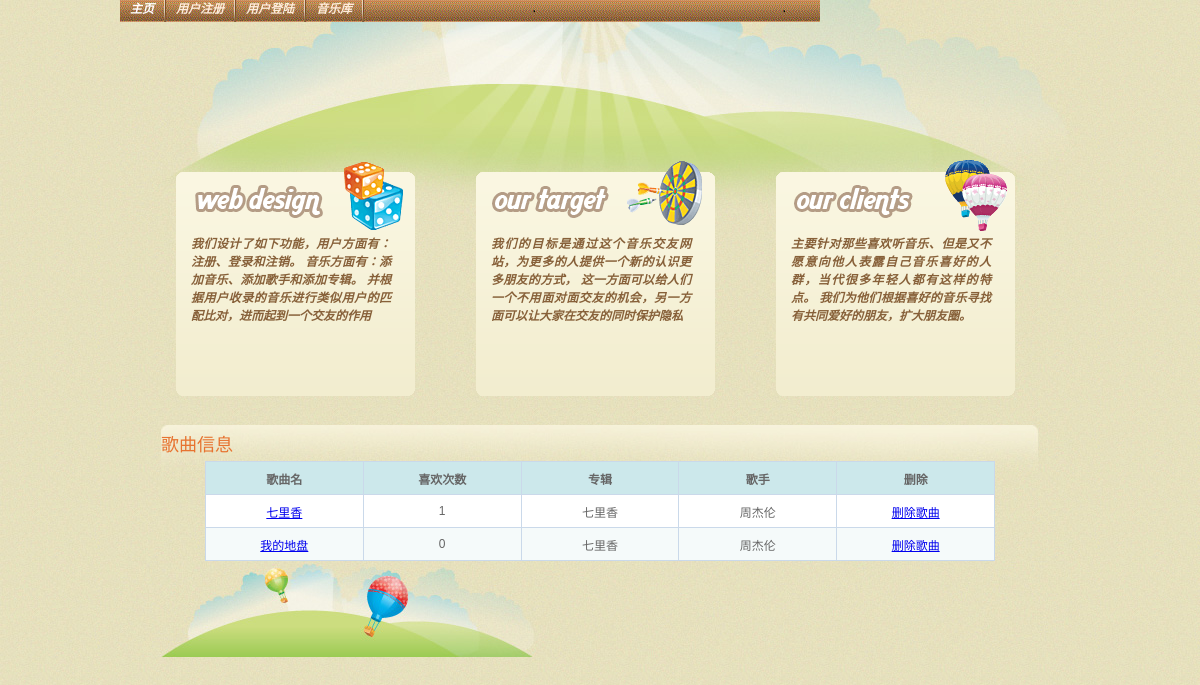
The page /musicBase/song_showall on the database its author committed.
### musicBase/models.py (models this page shows)
class Song(models.Model):
    song_id = models.AutoField(primary_key=True)
    song_name = models.CharField(max_length=50)
    album_id = models.ForeignKey('Album',related_name='song_album', on_delete=models.CASCADE, null=True)
    song_likes = models.IntegerField(null=True, default=0)

class Album(models.Model):
    album_id = models.AutoField(primary_key=True)
    album_name = models.CharField(max_length=50)
    album_date = models.DateTimeField(null=True)
    singer_id = models.ForeignKey('Singer',related_name='album_singer', on_delete=models.CASCADE, null=True)

class Singer(models.Model):
    singer_id = models.AutoField(primary_key=True)
    singer_name = models.CharField(max_length=20)
    singer_gender = models.CharField(max_length=10,null=True)
    singer_msg = models.TextField(null=True)

### musicBase/songs.py (the view)
# urls.py: path(r'song_showall',songs.song_showall,name='song_showall'),
def song_showall(req:HttpRequest):
    songs = Song.objects.select_related().all()
    return render(req,'song_showall.html',{'songs':songs})

### templates/song_showall.html (shortened to what this page needs)
<!DOCTYPE html PUBLIC "-//W3C//DTD XHTML 1.0 Transitional//EN"
        "http://www.w3.org/TR/xhtml1/DTD/xhtml1-transitional.dtd">
<html xmlns="http://www.w3.org/1999/xhtml">
<head>
    {% block head %}
    {% load staticfiles %}
    <link rel="stylesheet" type="text/css" href="{% static 'css/index_style.css'%}" media="screen"/>
    {% endblock %}
</head>
<body>
<div id="main_container">
    <div id="header">
        <div id="menu">
            <ul>
                <li><a class="current" href="{% url 'musicBase:index' %}" title="">主页</a></li>
                <li class="divider"></li>
                {% if request.user.is_authenticated %}
                <li><a href="{% url 'musicBase:user_index' user_id=request.user.id %}">{{ request.user }} 个人主页</a></li>
                <li><a href="{% url 'musicBase:delete_user' %}" title="">用户注销</a></li>
                <li class="divider"></li>
                <li><a href="{% url 'musicBase:logout' %}" title="">退出登录</a></li>
                <li class="divider"></li>
                <li><a href="{% url 'musicBase:update_user_info' %}" title="">用户信息管理</a></li>
                <li class="divider"></li>
                {% else %}
                <li><a href="{% url 'musicBase:regist' %}" title="">用户注册</a></li>
                <li class="divider"></li>
                <li><a href="{% url 'musicBase:login' %}" title="">用户登陆</a></li>
                <li class="divider"></li>
                {% endif %}
                <li><a href="{% url 'musicBase:music_manage' %}" title="">音乐库</a></li>
                <li class="divider"></li>
            </ul>
        </div>
    </div>
    <div class="slider_content">
        <div id="slider">
            <div class="slider-wrap">
                <div id="sliderc" class="csw">
                    <div class="panelContainer">
                        <div class="panel">
                            <div class="tab1">
                                <p class="tab_content">我们设计了如下功能，用户方面有：注册、登录和注销。
                                    音乐方面有：添加音乐、添加歌手和添加专辑。
                                    并根据用户收录的音乐进行类似用户的匹配比对，进而起到一个交友的作用</p>
                            </div>
                            <div class="tab2">
                                <p class="tab_content">我们的目标是通过这个音乐交友网站，为更多的人提供一个新的认识更多朋友的方式，
                                    这一方面可以给人们一个不用面对面交友的机会，另一方面可以让大家在交友的同时保护隐私</p>
                            </div>
                            <div class="tab3">
                                <p class="tab_content">主要针对那些喜欢听音乐、但是又不愿意向他人表露自己音乐喜好的人群，当代很多年轻人都有这样的特点。
                                    我们为他们根据喜好的音乐寻找有共同爱好的朋友，扩大朋友圈。</p>
                            </div>
                        </div>
                    </div>
                </div>
            </div>
        </div>
    </div>
</div>
<div class="main_content">
        <div class="title">歌曲信息</div>
        <table width="90%" class="table">
            <thead>
            <th>歌曲名</th>
            <th>喜欢次数</th>
            <th>专辑</th>
            <th>歌手</th>
            <th>删除</th>
            </thead>
            <tbody>
            {% for i in songs %}
            <tr>
                <td><a href="{% url 'musicBase:song_index' song_id=i.song_id %}"> {{ i.song_name }}</a></td>
                <td>{{ i.song_likes }}</td>
                <td>{{ i.album_id.album_name }}</td>
                <td>{{ i.album_id.singer_id.singer_name }}</td>
                <td><a href="{% url 'musicBase:song_delete' song_id=i.song_id %}">删除歌曲</a></td>
            </tr>
            {% endfor %}
            </tbody>
        </table>
</div>
<div class="footer">
    <div class="right_footer">
    </div>
</div>
</body>
</html>

### static/css/index_style.css (style rules this page uses)
body { background: url(images/bg.jpg) repeat; margin: 0px; padding: 0px; font-family: Arial, Helvetica, sans-serif; font-size: 12px; color: #876039; }
p { text-align: justify; line-height: 18px; font-weight: bold; font-style: italic; padding: 5px 0 5px 0; margin: 0px; }
p.tab_content { width: 200px; padding: 75px 15px 0 15px; margin: 0px; }
#main_container { width: 960px; height: auto; margin: auto; background: url(images/header_bg.jpg) no-repeat center top; }
#header { width: 960px; height: 160px; margin: auto; }
#menu { width: 700px; background: url(images/menu_bg.gif); height: 22px; padding: 0; margin: 0 20px 0 0; }
#menu ul { list-style: none; padding: 0px; margin: 0px; display: block; }
#menu ul li { list-style: none; display: inline; float: left; width: auto; padding: 0px; font-size: 12px; font-weight: bold; font-style: italic; line-height: 18px; }
#menu ul li.divider { list-style: none; display: inline; float: left; width: 2px; height: 22px; background: url(images/menu_divider.gif) no-repeat center; padding: 0px; }
#menu ul li a { float: left; text-decoration: none; padding: 0px 10px 0 10px; _padding: 0px 9px 0 9px; color: #feecda; text-align: center; }
#menu ul li a.current { float: left; text-decoration: none; padding: 0px 10px 0 10px; _padding: 0px 9px 0 9px; color: #fff; }
div#slider { width: 900px; height: 265px; padding: 0px; margin: 0px; float: left; position: relative; }
.stripViewer { position: relative; overflow: hidden; width: 900px; height: 265px; float: left; margin: 0px; }
.stripViewer .panelContainer { position: relative; left: 0; top: 0; width: 100%; height: 100%; list-style-type: none; float: left; overflow: hidden; }
.stripViewer .panelContainer .panel { float: left; overflow: hidden; position: relative; width: 900px; height: 265px; padding: 0px; }
.tab1 { width: 239px; height: 236px; float: left; margin: 0 32px 0 29px; background: url(images/tab1.gif) no-repeat center; }
.tab2 { width: 239px; height: 236px; float: left; margin: 0 32px 0 29px; background: url(images/tab2.gif) no-repeat center; }
.tab3 { width: 239px; height: 236px; float: left; margin: 0 32px 0 29px; background: url(images/tab3.gif) no-repeat center; }
.main_content { width: 878px; padding: 0px; clear: both; margin: auto; background: url(images/center_bg.jpg) no-repeat center top; }
.title { font-size: 18px; color: #e77330; clear: both; padding: 5px 0 5px 0px; }
.footer { width: 960px; height: 96px; clear: both; margin: auto; color: #876039; font-weight: bold; font-style: italic; background: url(images/footer_bg.jpg) no-repeat center top; }
.right_footer { float: right; padding: 70px 60px 0 0; }

### templates/song_showall.html (style rules this page uses)
table { border-collapse: collapse; margin: 0 auto; text-align: center; }
table td, table th { border: 1px solid #cad9ea; color: #666; height: 30px; }
table thead th { background-color: #CCE8EB; width: 100px; }
table tr:nth-child(odd) { background: #fff; }
table tr:nth-child(even) { background: #F5FAFA; }

### rows shown on the page
Song: song_name "七里香", song_likes "1", album_id.album_name "七里香", album_id.singer_id.singer_name "周杰伦"
Song: song_name "我的地盘", song_likes "0", album_id.album_name "七里香", album_id.singer_id.singer_name "周杰伦"
